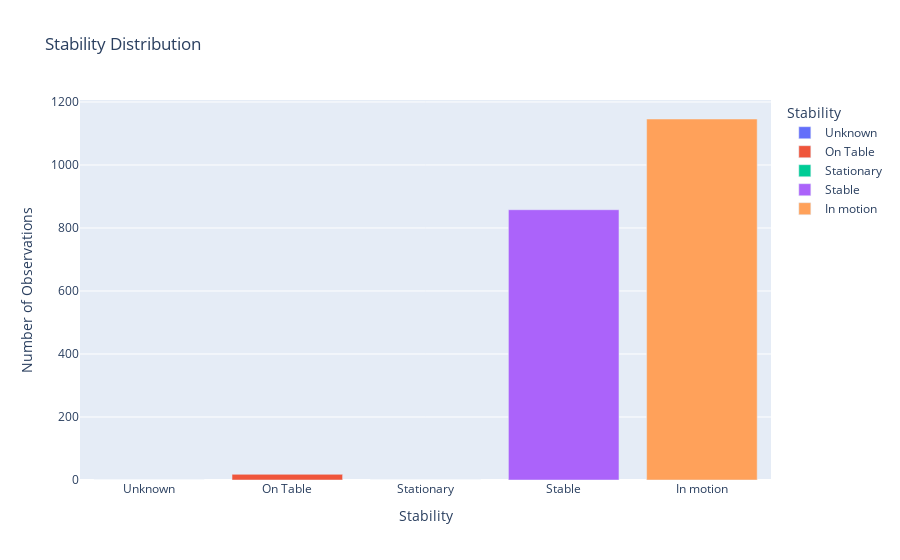

Notebook code for this chart:
### Code cell
all_stability_statuses = ['Unknown', 'On Table', 'Stationary', 'Stable', 'In motion']
stability_counts = data['stability'].value_counts().reindex(all_stability_statuses, fill_value=0)

stability_df = pd.DataFrame({'Stability': stability_counts.index, 'Number of Observations': stability_counts.values})

fig = px.bar(stability_df, x='Stability', y='Number of Observations', title='Stability Distribution', 
             labels={'Stability': 'Stability', 'Number of Observations': 'Number of Observations'}, 
             color='Stability')

fig.show()

### Figure 1 — Plotly figure (JSON) as saved in the notebook; plotly's stock layout.template omitted (floating-point values rounded to 4 significant figures)
{"data": [{"alignmentgroup": "True", "hovertemplate": "Stability=%{x}<br>Number of Observations=%{y}<extra></extra>", "legendgroup": "Unknown", "marker": {"color": "#636efa", "pattern": {"shape": ""}}, "name": "Unknown", "offsetgroup": "Unknown", "orientation": "v", "showlegend": true, "textposition": "auto", "type": "bar", "x": ["Unknown"], "xaxis": "x", "y": [0], "yaxis": "y"}, {"alignmentgroup": "True", "hovertemplate": "Stability=%{x}<br>Number of Observations=%{y}<extra></extra>", "legendgroup": "On Table", "marker": {"color": "#EF553B", "pattern": {"shape": ""}}, "name": "On Table", "offsetgroup": "On Table", "orientation": "v", "showlegend": true, "textposition": "auto", "type": "bar", "x": ["On Table"], "xaxis": "x", "y": [18], "yaxis": "y"}, {"alignmentgroup": "True", "hovertemplate": "Stability=%{x}<br>Number of Observations=%{y}<extra></extra>", "legendgroup": "Stationary", "marker": {"color": "#00cc96", "pattern": {"shape": ""}}, "name": "Stationary", "offsetgroup": "Stationary", "orientation": "v", "showlegend": true, "textposition": "auto", "type": "bar", "x": ["Stationary"], "xaxis": "x", "y": [0], "yaxis": "y"}, {"alignmentgroup": "True", "hovertemplate": "Stability=%{x}<br>Number of Observations=%{y}<extra></extra>", "legendgroup": "Stable", "marker": {"color": "#ab63fa", "pattern": {"shape": ""}}, "name": "Stable", "offsetgroup": "Stable", "orientation": "v", "showlegend": true, "textposition": "auto", "type": "bar", "x": ["Stable"], "xaxis": "x", "y": [858], "yaxis": "y"}, {"alignmentgroup": "True", "hovertemplate": "Stability=%{x}<br>Number of Observations=%{y}<extra></extra>", "legendgroup": "In motion", "marker": {"color": "#FFA15A", "pattern": {"shape": ""}}, "name": "In motion", "offsetgroup": "In motion", "orientation": "v", "showlegend": true, "textposition": "auto", "type": "bar", "x": ["In motion"], "xaxis": "x", "y": [1146], "yaxis": "y"}], "layout": {"barmode": "relative", "legend": {"title": {"text": "Stability"}, "tracegroupgap": 0}, "title": {"text": "Stability Distribution"}, "xaxis": {"anchor": "y", "categoryarray": ["Unknown", "On Table", "Stationary", "Stable", "In motion"], "categoryorder": "array", "domain": [0, 1], "title": {"text": "Stability"}}, "yaxis": {"anchor": "x", "domain": [0, 1], "title": {"text": "Number of Observations"}}}}
